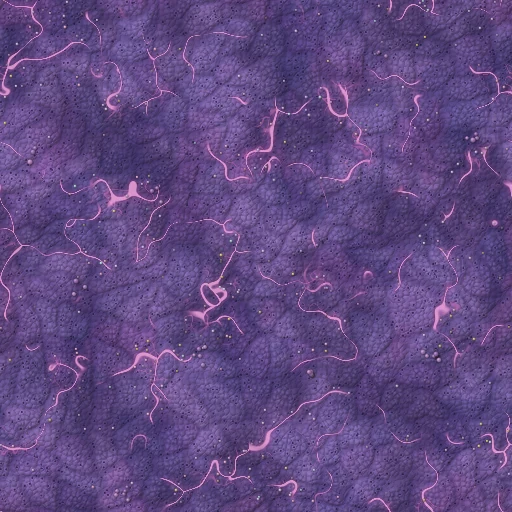
#> input picture art/biomes/alien/ground.webp, 512 x 512 px, found by its file name
$ python resource_mock.py
#> lines starting #> are read from the running program, lines starting #| are printed output that depends on the picture
"""Mock-ups of the proposed Fiber and Oil resources, composed the way the game draws a map (js/render.js drawResource,
js/daynight.js): ground one texture per 4 x 4 tiles, the biome's scenery plants, the resources one tile across, the
night grade on all of it, then the glow maps. Nothing here is game code.

    python3 preview/resource_mock.py <outdir>     (run from renderer/, after b/resources.js, post/resource_post.py and
                                                   terrain/oil_seeps.py; TERRAFALL_ART=<game>/art if not ../art)
Writes, for each direction (fiber-0 / oil-0 are today's art) and biome:
    <res>-<k>-<biome>-<day|night>.png    a patch at game scale (48 px a tile)
    <res>-<k>-big-<day|night>.png        the Rust patch enlarged (128 px a tile)
    lineup-<biome>.png                   every resource and the biome's plants side by side at game scale
"""
import os
import sys
import numpy as np
from PIL import Image, ImageDraw
from scipy import ndimage

ROOT = os.path.dirname(os.path.dirname(os.path.abspath(__file__)))
ART = os.environ.get('TERRAFALL_ART', os.path.join(ROOT, '..', 'art'))
RES = os.path.join(ROOT, 'out', 'res')
OUT = sys.argv[1] if len(sys.argv) > 1 else os.path.join(ROOT, 'out', 'preview', 'res')
os.makedirs(OUT, exist_ok=True)
NIGHT_MUL = np.array([0.16, 0.2, 0.33], np.float32); NIGHT_ADD = np.array([0.006, 0.008, 0.022], np.float32)   # js/daynight.js
BIOMES = {  # key: (region name, ground, plant density as BIOMES in js/defs.js)
    'desert': ('The Rust', os.path.join(ART, 'tiles', 'ground.webp'), 0.07),
    'jungle': ('Greenreach', os.path.join(ART, 'biomes', 'jungle', 'ground.webp'), 0.44),
    'polar': ('Hoarfell', os.path.join(ART, 'biomes', 'polar', 'ground.webp'), 0.1),
    'volcanic': ('Cinderlands', os.path.join(ART, 'biomes', 'volcanic', 'ground.webp'), 0.1),
    'swamp': ('Blackwater', os.path.join(ART, 'biomes', 'swamp', 'ground.webp'), 0.38),
}
_c = {}


def load(p, size=None):
#> called with p = 'renderer/../art/tiles/ground.webp', size = (192, 192)
    k = (p, size)
    if k not in _c:
        im = Image.open(p).convert('RGBA')
        if size: im = im.resize(size, Image.LANCZOS)
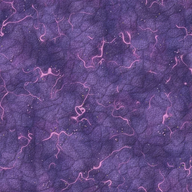
#> im: PIL image 192x192 RGBA; mean R, G, B, A 96.6, 73.4, 130.3, 255
        _c[k] = np.asarray(im).astype(np.float32) / 255
    return _c[k]


def grade(rgb):
    return np.clip(rgb * NIGHT_MUL + NIGHT_ADD, 0, 1)


class Canvas:
    def __init__(self, wt, ht, T):
        self.T, self.w, self.h = T, int(wt * T), int(ht * T)
        self.rgb = np.zeros((self.h, self.w, 3), np.float32)
        self.glow = np.zeros((self.h, self.w, 3), np.float32)       # light to add at night, over the graded picture

    # [19 lines left out: functions _place, over, addglow, not called in this run]

    def sprite(self, path, tx, ty, scale=1.0, anchor=(0.5, 0.5), alpha=1.0, glow=None):
        px = max(2, int(round(scale * self.T)))
        x, y = tx * self.T - anchor[0] * px, ty * self.T - anchor[1] * px
        self.over(load(path, (px, px)), x, y, alpha)
        if glow and os.path.exists(glow): self.addglow(load(glow, (px, px)), x, y, alpha)

    def result(self, night):
        if not night: return self.rgb
        return np.clip(grade(self.rgb) + self.glow * 0.92, 0, 1)


def ground(cv, biome, night):
    _, gp, _ = BIOMES[biome]
    t = load(gp, (4 * cv.T, 4 * cv.T))[..., :3]
    cv.rgb[:] = np.tile(t, (cv.h // (4 * cv.T) + 1, cv.w // (4 * cv.T) + 1, 1))[:cv.h, :cv.w]
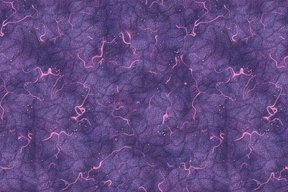
#> cv.rgb: shape (192, 288, 3) float32; mean of channels 0, 1, 2 0.381, 0.289, 0.512; drawn as R, G, B
    gg = os.path.join(ART, 'biomes', biome, 'ground-glow.webp')
    if night and os.path.exists(gg):
        g = load(gg, (4 * cv.T, 4 * cv.T))[..., :3]
        cv.glow += np.tile(g, (cv.h // (4 * cv.T) + 1, cv.w // (4 * cv.T) + 1, 1))[:cv.h, :cv.w]


def plants(cv, biome, busy, seed):
    """The biome's scenery plants, as the game scatters them (never on a resource)."""
    rng = np.random.default_rng(seed)
    dens = BIOMES[biome][2]
    for j in range(int(cv.h / cv.T)):
        for i in range(int(cv.w / cv.T)):
            if (i, j) in busy or rng.uniform() >= dens: continue
            k = int(rng.integers(1, 7))
            pdir = os.path.join(ART, 'biomes', biome)
            cv.sprite(os.path.join(pdir, f'plant-{k}.webp'), i + 0.5, j + 0.5, glow=os.path.join(pdir, f'plant-{k}-glow.webp'))


# ------------------------------------------------------------------------------------------------ Fiber
GROVE = [(1, 1, 1), (2, 1, 1), (3, 1, 0.75), (1, 2, 1), (2, 2, 1), (3, 2, 1), (4, 2, 0.5), (2, 3, 0.25), (3, 3, 1), (4, 1, 1), (1, 3, 0.75)]


# [7 lines left out: function fiber, not called in this run]


# ------------------------------------------------------------------------------------------------ Oil
SEEP = [(2, 1, 1.0), (3, 1, 1.0), (3, 2, 0.8), (4, 2, 1.0), (2, 2, 0.6), (4, 1, 0.45)]
PUMP = (3, 1)


# [66 lines left out: functions seep_mask, oil, not called in this run]


def save(rgb, name):
    Image.fromarray((np.clip(rgb, 0, 1) * 255 + 0.5).astype(np.uint8)).save(os.path.join(OUT, name + '.png'))


def patch(res, k, biome, night, T=48, Wt=6, Ht=4, name=None):
    cv = Canvas(Wt, Ht, T)
    ground(cv, biome, night)
    if res == 'fiber':
        busy = {(i, j) for i, j, _ in GROVE}
        plants(cv, biome, busy, 11)
        fiber(cv, k, GROVE)
    else:
        busy = {(i, j) for i, j, _ in SEEP}
        plants(cv, biome, busy, 12)
        oil(cv, k, SEEP, night)
    save(cv.result(night), name or f'{res}-{k}-{biome}-{"night" if night else "day"}')


# [43 lines left out: functions lineup, stages, not called in this run]


if __name__ == '__main__':
    for res, ks in (() if 'quick' in sys.argv else (('fiber', (0, 1, 2, 3)), ('oil', (0, 1, 2, 3)))):
        for k in ks:
            for b in BIOMES:
                for night in (False, True):
#> (the run stopped early here; a loop or call above may not have finished)
